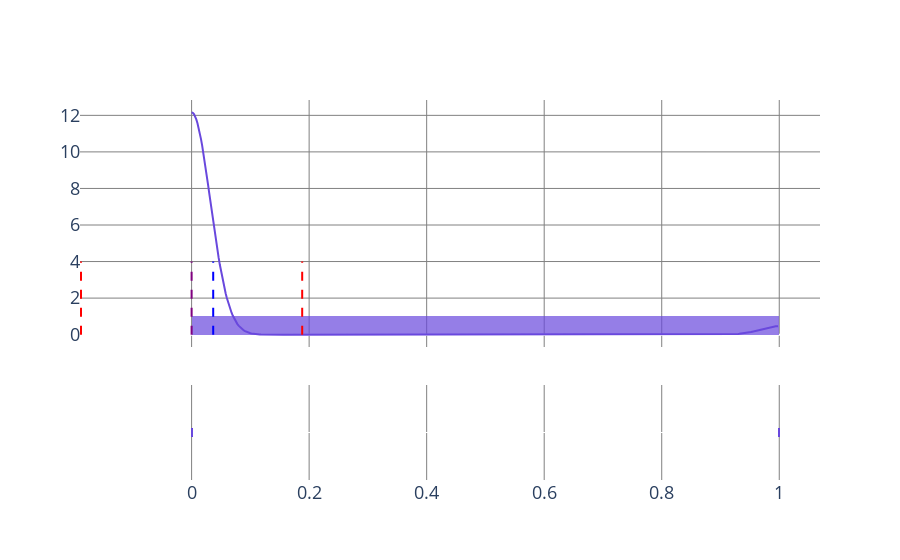

Notebook code cell kept with this figure:
### Code cell
mean = df_dropped["NInjured"].mean()
median = df_dropped["NInjured"].median()
stdev_pluss = np.std(df_dropped["NInjured"].values)
stdev_minus = np.std(df_dropped["NInjured"].values) * -1

fig = ff.create_distplot([df_dropped["NInjured"].values], ["NInjured"], colors=["#6948DD"])
fig.update_layout({'plot_bgcolor': 'rgba(0, 0, 0, 0)', 'paper_bgcolor': 'rgba(0, 0, 0, 0)'})
fig.add_shape(type="line",x0=mean, x1=mean, y0=0, y1=4, xref='x', yref='y', line=dict(color='blue', dash='dash'))
fig.add_shape(type="line",x0=median, x1=median, y0=0, y1=4, xref='x', yref='y', line=dict(color='purple', dash='dash'))
fig.add_shape(type="line",x0=stdev_pluss, x1=stdev_pluss, y0=0, y1=4, xref='x', yref='y', line=dict(color='red', dash='dash'))
fig.add_shape(type="line",x0=stdev_minus, x1=stdev_minus, y0=0, y1=4, xref='x', yref='y', line=dict(color='red', dash='dash'))
fig.update_layout(font=dict(family="Open Sans", size=18))
fig.update_layout({"showlegend": False})
fig.update_layout(yaxis={"gridcolor": "#808080"}, xaxis={"gridcolor": "#808080"})
fig.show()

### Figure 1 — Plotly figure (JSON) as saved in the notebook; plotly's stock layout.template omitted (floating-point values rounded to 4 significant figures; data arrays with more than 128 entries replaced by an {"elided": "..."} marker saying what was removed)
{"data": [{"autobinx": false, "histnorm": "probability density", "legendgroup": "NFatal", "marker": {"color": "#6948DD"}, "name": "NFatal", "opacity": 0.7, "type": "histogram", "x": {"elided": "7506 int values"}, "xaxis": "x", "xbins": {"end": 1, "size": 1, "start": 0}, "yaxis": "y"}, {"legendgroup": "NFatal", "marker": {"color": "#6948DD"}, "mode": "lines", "name": "NFatal", "showlegend": false, "type": "scatter", "x": {"elided": "500 float values"}, "xaxis": "x", "y": {"elided": "500 float values"}, "yaxis": "y"}, {"legendgroup": "NFatal", "marker": {"color": "#6948DD", "symbol": "line-ns-open"}, "mode": "markers", "name": "NFatal", "showlegend": false, "type": "scatter", "x": {"elided": "7506 int values"}, "xaxis": "x", "y": {"elided": "7506 str values"}, "yaxis": "y2"}], "layout": {"barmode": "overlay", "font": {"family": "Open Sans", "size": 18}, "hovermode": "closest", "legend": {"traceorder": "reversed"}, "paper_bgcolor": "rgba(0, 0, 0, 0)", "plot_bgcolor": "rgba(0, 0, 0, 0)", "shapes": [{"line": {"color": "blue", "dash": "dash"}, "type": "line", "x0": 0.03677, "x1": 0.03677, "xref": "x", "y0": 0, "y1": 4, "yref": "y"}, {"line": {"color": "purple", "dash": "dash"}, "type": "line", "x0": 0, "x1": 0, "xref": "x", "y0": 0, "y1": 4, "yref": "y"}, {"line": {"color": "red", "dash": "dash"}, "type": "line", "x0": 0.1882, "x1": 0.1882, "xref": "x", "y0": 0, "y1": 4, "yref": "y"}, {"line": {"color": "red", "dash": "dash"}, "type": "line", "x0": -0.1882, "x1": -0.1882, "xref": "x", "y0": 0, "y1": 4, "yref": "y"}], "showlegend": false, "xaxis": {"anchor": "y2", "domain": [0, 1], "gridcolor": "#808080", "zeroline": false}, "yaxis": {"anchor": "free", "domain": [0.35, 1], "gridcolor": "#808080", "position": 0}, "yaxis2": {"anchor": "x", "domain": [0, 0.25], "dtick": 1, "showticklabels": false}}}
